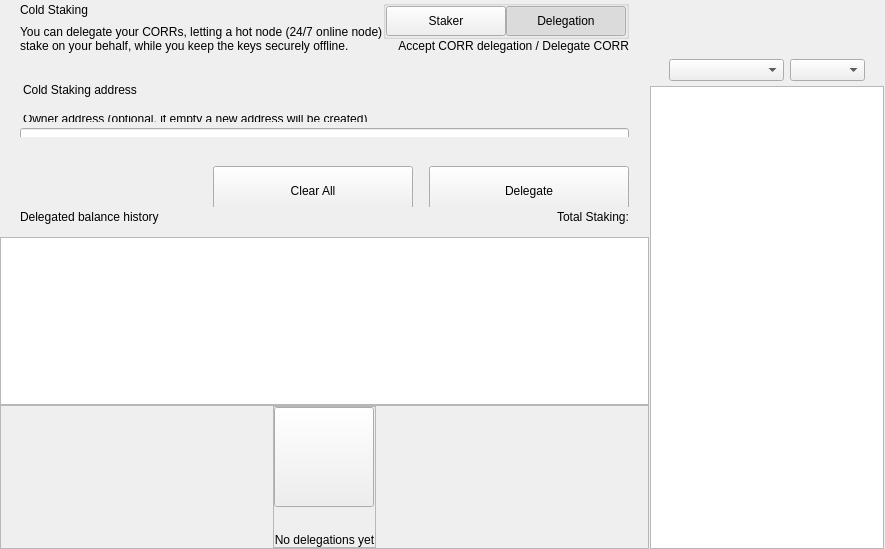
<?xml version="1.0" encoding="UTF-8"?>
<ui version="4.0">
 <class>ColdStakingWidget</class>
 <widget class="QWidget" name="ColdStakingWidget">
  <property name="geometry">
   <rect>
    <x>0</x>
    <y>0</y>
    <width>629</width>
    <height>549</height>
   </rect>
  </property>
  <property name="windowTitle">
   <string>Form</string>
  </property>
  <layout class="QHBoxLayout" name="horizontalLayout_1" stretch="2,1">
   <property name="spacing">
    <number>0</number>
   </property>
   <property name="leftMargin">
    <number>0</number>
   </property>
   <property name="topMargin">
    <number>0</number>
   </property>
   <property name="rightMargin">
    <number>0</number>
   </property>
   <property name="bottomMargin">
    <number>0</number>
   </property>
   <item>
    <widget class="QWidget" name="left" native="true">
     <layout class="QVBoxLayout" name="verticalLayout_3">
      <property name="leftMargin">
       <number>0</number>
      </property>
      <property name="topMargin">
       <number>0</number>
      </property>
      <property name="rightMargin">
       <number>0</number>
      </property>
      <property name="bottomMargin">
       <number>0</number>
      </property>
      <item>
       <layout class="QVBoxLayout" name="verticalLayout_2">
        <property name="spacing">
         <number>0</number>
        </property>
        <item>
         <layout class="QVBoxLayout" name="verticalLayoutTop">
          <property name="spacing">
           <number>0</number>
          </property>
          <property name="leftMargin">
           <number>0</number>
          </property>
          <property name="rightMargin">
           <number>0</number>
          </property>
          <item>
           <widget class="QWidget" name="containerTitle" native="true">
            <property name="sizePolicy">
             <sizepolicy hsizetype="Preferred" vsizetype="Minimum">
              <horstretch>0</horstretch>
              <verstretch>0</verstretch>
             </sizepolicy>
            </property>
            <property name="maximumSize">
             <size>
              <width>16777215</width>
              <height>100</height>
             </size>
            </property>
            <layout class="QHBoxLayout" name="containerTitleLayout">
             <property name="spacing">
              <number>0</number>
             </property>
             <property name="leftMargin">
              <number>20</number>
             </property>
             <property name="topMargin">
              <number>0</number>
             </property>
             <property name="rightMargin">
              <number>20</number>
             </property>
             <property name="bottomMargin">
              <number>0</number>
             </property>
             <item>
              <layout class="QVBoxLayout" name="verticalLayout11">
               <property name="spacing">
                <number>5</number>
               </property>
               <item>
                <widget class="QLabel" name="labelTitle">
                 <property name="text">
                  <string>Cold Staking</string>
                 </property>
                </widget>
               </item>
               <item>
                <widget class="QLabel" name="labelSubtitle1">
                 <property name="maximumSize">
                  <size>
                   <width>16777215</width>
                   <height>16777215</height>
                  </size>
                 </property>
                 <property name="text">
                  <string>You can delegate your CORRs, letting a hot node (24/7 online node)
stake on your behalf, while you keep the keys securely offline.</string>
                 </property>
                </widget>
               </item>
              </layout>
             </item>
             <item>
              <spacer name="horizontalSpacer">
               <property name="orientation">
                <enum>Qt::Horizontal</enum>
               </property>
               <property name="sizeHint" stdset="0">
                <size>
                 <width>40</width>
                 <height>20</height>
                </size>
               </property>
              </spacer>
             </item>
             <item>
              <widget class="QWidget" name="containerViewPrivacyChecks" native="true">
               <layout class="QVBoxLayout" name="containerPrivacyChecks">
                <property name="spacing">
                 <number>0</number>
                </property>
                <property name="leftMargin">
                 <number>0</number>
                </property>
                <property name="topMargin">
                 <number>0</number>
                </property>
                <property name="rightMargin">
                 <number>0</number>
                </property>
                <property name="bottomMargin">
                 <number>0</number>
                </property>
                <item alignment="Qt::AlignHCenter|Qt::AlignVCenter">
                 <widget class="QGroupBox" name="groupBox">
                  <property name="title">
                   <string/>
                  </property>
                  <layout class="QHBoxLayout" name="horizontalLayout_2_1">
                   <property name="spacing">
                    <number>0</number>
                   </property>
                   <property name="leftMargin">
                    <number>0</number>
                   </property>
                   <property name="topMargin">
                    <number>0</number>
                   </property>
                   <property name="rightMargin">
                    <number>0</number>
                   </property>
                   <property name="bottomMargin">
                    <number>0</number>
                   </property>
                   <item>
                    <widget class="QPushButton" name="pushLeft">
                     <property name="minimumSize">
                      <size>
                       <width>120</width>
                       <height>30</height>
                      </size>
                     </property>
                     <property name="maximumSize">
                      <size>
                       <width>120</width>
                       <height>30</height>
                      </size>
                     </property>
                     <property name="focusPolicy">
                      <enum>Qt::NoFocus</enum>
                     </property>
                     <property name="text">
                      <string>Staker</string>
                     </property>
                     <property name="checkable">
                      <bool>true</bool>
                     </property>
                     <property name="autoExclusive">
                      <bool>true</bool>
                     </property>
                    </widget>
                   </item>
                   <item>
                    <widget class="QPushButton" name="pushRight">
                     <property name="minimumSize">
                      <size>
                       <width>120</width>
                       <height>30</height>
                      </size>
                     </property>
                     <property name="maximumSize">
                      <size>
                       <width>120</width>
                       <height>30</height>
                      </size>
                     </property>
                     <property name="focusPolicy">
                      <enum>Qt::NoFocus</enum>
                     </property>
                     <property name="text">
                      <string>Delegation</string>
                     </property>
                     <property name="checkable">
                      <bool>true</bool>
                     </property>
                     <property name="checked">
                      <bool>true</bool>
                     </property>
                     <property name="autoExclusive">
                      <bool>true</bool>
                     </property>
                    </widget>
                   </item>
                  </layout>
                 </widget>
                </item>
                <item alignment="Qt::AlignTop">
                 <widget class="QLabel" name="labelSubtitle2">
                  <property name="text">
                   <string>Accept CORR delegation / Delegate CORR</string>
                  </property>
                  <property name="alignment">
                   <set>Qt::AlignRight|Qt::AlignTrailing|Qt::AlignVCenter</set>
                  </property>
                 </widget>
                </item>
               </layout>
              </widget>
             </item>
            </layout>
           </widget>
          </item>
          <item>
           <spacer name="verticalSpacer_2">
            <property name="orientation">
             <enum>Qt::Vertical</enum>
            </property>
            <property name="sizeType">
             <enum>QSizePolicy::Fixed</enum>
            </property>
            <property name="sizeHint" stdset="0">
             <size>
              <width>20</width>
              <height>30</height>
             </size>
            </property>
           </spacer>
          </item>
          <item>
           <widget class="QWidget" name="containerSend" native="true">
            <property name="minimumSize">
             <size>
              <width>0</width>
              <height>50</height>
             </size>
            </property>
            <layout class="QVBoxLayout" name="containerSendRow">
             <property name="spacing">
              <number>6</number>
             </property>
             <property name="leftMargin">
              <number>0</number>
             </property>
             <property name="topMargin">
              <number>0</number>
             </property>
             <property name="rightMargin">
              <number>0</number>
             </property>
             <property name="bottomMargin">
              <number>0</number>
             </property>
             <item>
              <widget class="QLabel" name="labelEditTitle">
               <property name="maximumSize">
                <size>
                 <width>16777215</width>
                 <height>30</height>
                </size>
               </property>
               <property name="styleSheet">
                <string notr="true">padding-left:20px; padding-bottom:3px;</string>
               </property>
               <property name="text">
                <string>Cold Staking address</string>
               </property>
              </widget>
             </item>
             <item>
              <spacer name="verticalSpacer_6">
               <property name="orientation">
                <enum>Qt::Vertical</enum>
               </property>
               <property name="sizeType">
                <enum>QSizePolicy::Fixed</enum>
               </property>
               <property name="sizeHint" stdset="0">
                <size>
                 <width>20</width>
                 <height>9</height>
                </size>
               </property>
              </spacer>
             </item>
             <item>
              <widget class="QWidget" name="containerOwner" native="true">
               <layout class="QVBoxLayout" name="vContainerOwner">
                <property name="spacing">
                 <number>4</number>
                </property>
                <property name="leftMargin">
                 <number>20</number>
                </property>
                <property name="topMargin">
                 <number>0</number>
                </property>
                <property name="rightMargin">
                 <number>20</number>
                </property>
                <property name="bottomMargin">
                 <number>0</number>
                </property>
                <item>
                 <widget class="QLabel" name="labelSubtitleDescription">
                  <property name="maximumSize">
                   <size>
                    <width>16777215</width>
                    <height>20</height>
                   </size>
                  </property>
                  <property name="styleSheet">
                   <string notr="true">margin-bottom:2px;
                   margin-left:0.05px;
                   padding:0px;</string>
                  </property>
                  <property name="text">
                   <string>Owner address (optional, if empty a new address will be created)</string>
                  </property>
                 </widget>
                </item>
                <item>
                 <widget class="QLineEdit" name="lineEditOwnerAddress">
                  <property name="minimumSize">
                   <size>
                    <width>0</width>
                    <height>50</height>
                   </size>
                  </property>
                  <property name="maximumSize">
                   <size>
                    <width>16777215</width>
                    <height>50</height>
                   </size>
                  </property>
                  <property name="styleSheet">
                   <string notr="true"/>
                  </property>
                  <property name="placeholderText">
                   <string>Enter owner address</string>
                  </property>
                 </widget>
                </item>
               </layout>
              </widget>
             </item>
            </layout>
           </widget>
          </item>
         </layout>
        </item>
        <item>
         <spacer name="verticalSpacer_3">
          <property name="orientation">
           <enum>Qt::Vertical</enum>
          </property>
          <property name="sizeType">
           <enum>QSizePolicy::Minimum</enum>
          </property>
          <property name="sizeHint" stdset="0">
           <size>
            <width>20</width>
            <height>20</height>
           </size>
          </property>
         </spacer>
        </item>
        <item>
         <widget class="QWidget" name="containerBtn" native="true">
          <property name="minimumSize">
           <size>
            <width>0</width>
            <height>50</height>
           </size>
          </property>
          <layout class="QHBoxLayout" name="horizontalLayout">
           <property name="rightMargin">
            <number>20</number>
           </property>
           <item>
            <spacer name="horizontalSpacer_2">
             <property name="orientation">
              <enum>Qt::Horizontal</enum>
             </property>
             <property name="sizeHint" stdset="0">
              <size>
               <width>200</width>
               <height>20</height>
              </size>
             </property>
            </spacer>
           </item>
           <item>
            <layout class="QHBoxLayout" name="horizontalLayout_7">
             <item>
              <spacer name="horizontalSpacer_3">
               <property name="orientation">
                <enum>Qt::Horizontal</enum>
               </property>
               <property name="sizeType">
                <enum>QSizePolicy::Expanding</enum>
               </property>
               <property name="sizeHint" stdset="0">
                <size>
                 <width>40</width>
                 <height>20</height>
                </size>
               </property>
              </spacer>
             </item>
             <item>
              <widget class="QPushButton" name="pushButtonClear">
               <property name="minimumSize">
                <size>
                 <width>200</width>
                 <height>50</height>
                </size>
               </property>
               <property name="focusPolicy">
                <enum>Qt::NoFocus</enum>
               </property>
               <property name="text">
                <string>Clear All</string>
               </property>
              </widget>
             </item>
             <item>
              <spacer name="horizontalSpacer_4">
               <property name="orientation">
                <enum>Qt::Horizontal</enum>
               </property>
               <property name="sizeType">
                <enum>QSizePolicy::Fixed</enum>
               </property>
               <property name="sizeHint" stdset="0">
                <size>
                 <width>10</width>
                 <height>20</height>
                </size>
               </property>
              </spacer>
             </item>
             <item>
              <widget class="QPushButton" name="pushButtonSend">
               <property name="minimumSize">
                <size>
                 <width>200</width>
                 <height>50</height>
                </size>
               </property>
               <property name="maximumSize">
                <size>
                 <width>200</width>
                 <height>50</height>
                </size>
               </property>
               <property name="focusPolicy">
                <enum>Qt::NoFocus</enum>
               </property>
               <property name="text">
                <string>Delegate</string>
               </property>
              </widget>
             </item>
            </layout>
           </item>
          </layout>
         </widget>
        </item>
        <item>
         <widget class="QWidget" name="containerHistoryLabel" native="true">
          <layout class="QHBoxLayout" name="horizontalLayout_4">
           <property name="spacing">
            <number>0</number>
           </property>
           <property name="leftMargin">
            <number>20</number>
           </property>
           <property name="topMargin">
            <number>0</number>
           </property>
           <property name="rightMargin">
            <number>20</number>
           </property>
           <property name="bottomMargin">
            <number>0</number>
           </property>
           <item>
            <widget class="QWidget" name="verticalWidget" native="true">
             <property name="minimumSize">
              <size>
               <width>100</width>
               <height>0</height>
              </size>
             </property>
             <layout class="QVBoxLayout" name="verticalLayout_58">
              <property name="leftMargin">
               <number>0</number>
              </property>
              <property name="topMargin">
               <number>0</number>
              </property>
              <property name="rightMargin">
               <number>0</number>
              </property>
              <property name="bottomMargin">
               <number>0</number>
              </property>
              <item>
               <widget class="QLabel" name="labelListHistory">
                <property name="text">
                 <string>Delegated balance history</string>
                </property>
               </widget>
              </item>
             </layout>
            </widget>
           </item>
           <item>
            <spacer name="horizontalSpacer_5">
             <property name="orientation">
              <enum>Qt::Horizontal</enum>
             </property>
             <property name="sizeHint" stdset="0">
              <size>
               <width>40</width>
               <height>20</height>
              </size>
             </property>
            </spacer>
           </item>
           <item>
            <widget class="QLabel" name="labelStakingTotal">
             <property name="text">
              <string>Total Staking:</string>
             </property>
            </widget>
           </item>
          </layout>
         </widget>
        </item>
        <item>
         <layout class="QVBoxLayout" name="verticalLayout_64">
          <property name="spacing">
           <number>0</number>
          </property>
          <item>
           <spacer name="verticalSpacer_44">
            <property name="orientation">
             <enum>Qt::Vertical</enum>
            </property>
            <property name="sizeType">
             <enum>QSizePolicy::Fixed</enum>
            </property>
            <property name="sizeHint" stdset="0">
             <size>
              <width>20</width>
              <height>10</height>
             </size>
            </property>
           </spacer>
          </item>
          <item>
           <widget class="QListView" name="listView">
            <property name="enabled">
             <bool>true</bool>
            </property>
            <property name="mouseTracking">
             <bool>true</bool>
            </property>
           </widget>
          </item>
          <item>
           <widget class="QFrame" name="emptyContainer">
            <property name="minimumSize">
             <size>
              <width>0</width>
              <height>100</height>
             </size>
            </property>
            <property name="frameShape">
             <enum>QFrame::StyledPanel</enum>
            </property>
            <property name="frameShadow">
             <enum>QFrame::Raised</enum>
            </property>
            <layout class="QVBoxLayout" name="verticalLayout_71" stretch="1,8">
             <property name="spacing">
              <number>0</number>
             </property>
             <property name="leftMargin">
              <number>0</number>
             </property>
             <property name="topMargin">
              <number>0</number>
             </property>
             <property name="rightMargin">
              <number>0</number>
             </property>
             <property name="bottomMargin">
              <number>0</number>
             </property>
             <item>
              <spacer name="verticalSpacer">
               <property name="orientation">
                <enum>Qt::Vertical</enum>
               </property>
               <property name="sizeHint" stdset="0">
                <size>
                 <width>20</width>
                 <height>20</height>
                </size>
               </property>
              </spacer>
             </item>
             <item alignment="Qt::AlignHCenter|Qt::AlignVCenter">
              <widget class="QFrame" name="emptyScreen">
               <property name="sizePolicy">
                <sizepolicy hsizetype="Expanding" vsizetype="Expanding">
                 <horstretch>0</horstretch>
                 <verstretch>0</verstretch>
                </sizepolicy>
               </property>
               <property name="frameShape">
                <enum>QFrame::StyledPanel</enum>
               </property>
               <property name="frameShadow">
                <enum>QFrame::Raised</enum>
               </property>
               <layout class="QVBoxLayout" name="verticalLayout">
                <property name="spacing">
                 <number>30</number>
                </property>
                <property name="leftMargin">
                 <number>0</number>
                </property>
                <property name="topMargin">
                 <number>0</number>
                </property>
                <property name="rightMargin">
                 <number>0</number>
                </property>
                <property name="bottomMargin">
                 <number>0</number>
                </property>
                <item alignment="Qt::AlignHCenter|Qt::AlignVCenter">
                 <widget class="QPushButton" name="pushImgEmpty">
                  <property name="minimumSize">
                   <size>
                    <width>100</width>
                    <height>100</height>
                   </size>
                  </property>
                  <property name="maximumSize">
                   <size>
                    <width>100</width>
                    <height>100</height>
                   </size>
                  </property>
                  <property name="focusPolicy">
                   <enum>Qt::NoFocus</enum>
                  </property>
                  <property name="text">
                   <string/>
                  </property>
                  <property name="iconSize">
                   <size>
                    <width>100</width>
                    <height>100</height>
                   </size>
                  </property>
                 </widget>
                </item>
                <item alignment="Qt::AlignHCenter|Qt::AlignVCenter">
                 <widget class="QLabel" name="labelEmpty">
                  <property name="styleSheet">
                   <string notr="true"/>
                  </property>
                  <property name="text">
                   <string>No delegations yet</string>
                  </property>
                  <property name="alignment">
                   <set>Qt::AlignCenter</set>
                  </property>
                 </widget>
                </item>
               </layout>
              </widget>
             </item>
            </layout>
           </widget>
          </item>
         </layout>
        </item>
       </layout>
      </item>
     </layout>
    </widget>
   </item>
   <item>
    <widget class="QWidget" name="right" native="true">
     <layout class="QVBoxLayout" name="rightContainer">
      <property name="spacing">
       <number>0</number>
      </property>
      <property name="leftMargin">
       <number>1</number>
      </property>
      <property name="topMargin">
       <number>0</number>
      </property>
      <property name="rightMargin">
       <number>1</number>
      </property>
      <property name="bottomMargin">
       <number>0</number>
      </property>
      <item>
       <widget class="QWidget" name="containerRightButtons" native="true">
        <property name="minimumSize">
         <size>
          <width>0</width>
          <height>50</height>
         </size>
        </property>
        <layout class="QVBoxLayout" name="verticalLayout_4">
         <property name="leftMargin">
          <number>19</number>
         </property>
         <property name="topMargin">
          <number>0</number>
         </property>
         <property name="rightMargin">
          <number>19</number>
         </property>
         <property name="bottomMargin">
          <number>0</number>
         </property>
         <item>
          <widget class="OptionButton" name="btnCoinControl" native="true">
           <property name="minimumSize">
            <size>
             <width>0</width>
             <height>0</height>
            </size>
           </property>
          </widget>
         </item>
         <item>
          <widget class="OptionButton" name="btnColdStaking" native="true"/>
         </item>
         <item>
          <widget class="OptionButton" name="btnMyStakingAddresses" native="true">
           <property name="sizePolicy">
            <sizepolicy hsizetype="Preferred" vsizetype="Minimum">
             <horstretch>0</horstretch>
             <verstretch>0</verstretch>
            </sizepolicy>
           </property>
          </widget>
         </item>
        </layout>
       </widget>
      </item>
      <item>
       <widget class="QWidget" name="sortWidget" native="true">
        <layout class="QHBoxLayout" name="horizontalLayout_6">
         <property name="leftMargin">
          <number>19</number>
         </property>
         <property name="rightMargin">
          <number>19</number>
         </property>
         <property name="bottomMargin">
          <number>5</number>
         </property>
         <item>
          <spacer name="horizontalSpacer_6">
           <property name="orientation">
            <enum>Qt::Horizontal</enum>
           </property>
           <property name="sizeHint" stdset="0">
            <size>
             <width>40</width>
             <height>20</height>
            </size>
           </property>
          </spacer>
         </item>
         <item>
          <widget class="QComboBox" name="comboBoxSort">
           <property name="sizePolicy">
            <sizepolicy hsizetype="Preferred" vsizetype="Fixed">
             <horstretch>0</horstretch>
             <verstretch>0</verstretch>
            </sizepolicy>
           </property>
           <property name="minimumSize">
            <size>
             <width>115</width>
             <height>0</height>
            </size>
           </property>
          </widget>
         </item>
         <item>
          <widget class="QComboBox" name="comboBoxSortOrder">
           <property name="sizePolicy">
            <sizepolicy hsizetype="Preferred" vsizetype="Fixed">
             <horstretch>0</horstretch>
             <verstretch>0</verstretch>
            </sizepolicy>
           </property>
           <property name="minimumSize">
            <size>
             <width>75</width>
             <height>0</height>
            </size>
           </property>
          </widget>
         </item>
        </layout>
       </widget>
      </item>
      <item>
       <widget class="QListView" name="listViewStakingAddress">
        <property name="enabled">
         <bool>true</bool>
        </property>
        <property name="mouseTracking">
         <bool>true</bool>
        </property>
       </widget>
      </item>
     </layout>
    </widget>
   </item>
  </layout>
 </widget>
 <customwidgets>
  <customwidget>
   <class>OptionButton</class>
   <extends>QWidget</extends>
   <header>qt/cryptcore/optionbutton.h</header>
   <container>1</container>
  </customwidget>
 </customwidgets>
 <resources/>
 <connections/>
</ui>
